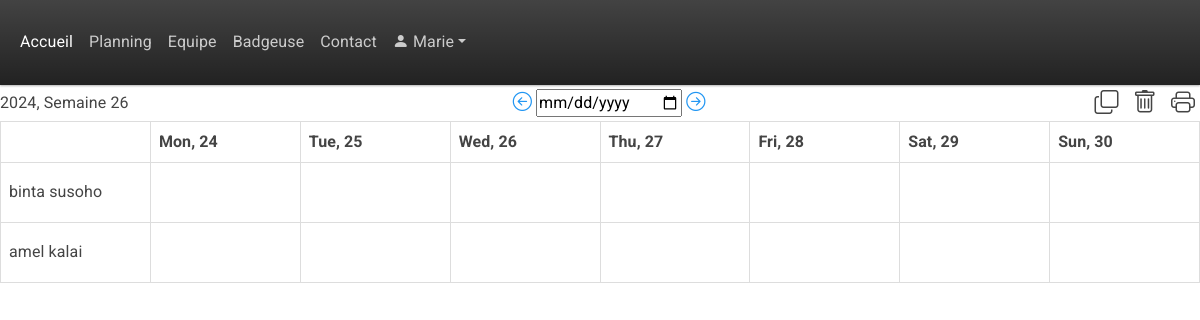
The app's page /planning/ (signed in) with its own data.
### base/models.py (models this page shows, shortened)
class CustomUser(AbstractUser):
    entreprise = models.ForeignKey(Entreprise, on_delete=models.CASCADE, null=True, blank=True)

class Employe(models.Model):
    Poste = models.ForeignKey(Poste, on_delete=models.SET_NULL, null=True)
    EntrepriseRattachée = models.ForeignKey(Entreprise, on_delete=models.SET_NULL, null=True)
    name = models.CharField(max_length=200, default="Nom")
    firstname = models.CharField(max_length=200, default="Prénom")
    e_mail = models.CharField(max_length=200, default="default@example.com")
    phone_number = models.CharField(max_length=12, default="0634567890")
    employee_CodePin = models.CharField(max_length=4, unique=True, blank=True, null=True)
    updated = models.DateTimeField(auto_now=True)
    created = models.DateTimeField(auto_now_add=True)

### base/views.py (the view)
# urls.py: path('planning/', views.planning, name='planning'),  # Without parameters
def planning(request, year=None, week=None):
    if request.user.is_authenticated:
        user_entreprise = request.user.entreprise
        if user_entreprise is None:
            return HttpResponse("L'administrateur doit vous assigner une entreprise")
        else:
            pass #Normal behaviour, the page is displayed
    else:
        return HttpResponse("Vous devez vous connecter pour accèder à cette page")
    if not year or not week:
        today = datetime.now()
        year, week, _ = today.isocalendar()
    start_date = datetime.fromisocalendar(int(year), int(week), 1)
    end_date = start_date + timedelta(days=6)
    prev_week = int(week) - 1 if int(week) > 1 else 52
    prev_year = int(year) - 1 if int(week) == 1 else int(year)
    next_week = int(week) + 1 if int(week) < 52 else 1
    next_year = int(year) + 1 if int(week) == 52 else int(year)
    days = [start_date + timedelta(days=i) for i in range(7)]
    tasks = [
        {'date': start_date + timedelta(days=i), 'tasks': [{'date': start_date + timedelta(days=i), 'task': f'Task {i+1}'}]}
        for i in range(7)
    ]
    employe = Employe.objects.filter(EntrepriseRattachée=user_entreprise)
    teamPlanning = None
    if request.method == 'POST':
        if "action" in request.POST:#This, if true, sends to the "Add, edit, delete, add absence single shift route"
            form = ModifyPlanningForm(request.POST, instance=teamPlanning)
            print(form)
            if form.is_valid():
                if form.cleaned_data['action'] == "EditShift":
                    print('editshift path')
                    if 'actionButton' in request.POST:
                        actionButton = request.POST['actionButton']
                        if actionButton == 'edit':
                            print("edit")
                            myid = form.cleaned_data['shift_Id']
                            team_planning_instance = get_object_or_404(TeamPlanning, pk=myid)
                            team_planning_instance.date = form.cleaned_data['date']
                            team_planning_instance.Poste = form.cleaned_data['Poste']
                            team_planning_instance.Heurededébut = form.cleaned_data['Heurededébut']
                            team_planning_instance.heuredefin = form.cleaned_data['heuredefin']
                            team_planning_instance.duréepause = form.cleaned_data['duréepause']#duree_pause_timedelta
                            team_planning_instance.note = form.cleaned_data['note']
                            team_planning_instance.save()
                        elif actionButton == 'delete':
                            print("delete")
                            myid = form.cleaned_data['shift_Id']
                            team_planning_instance = get_object_or_404(TeamPlanning, pk=myid)
                            team_planning_instance.delete()
                elif form.cleaned_data['action'] == "AddShift":
                    team_planning_instance = form.save(commit=False) #create a TeamPlanning instance without immediately saving it to the database.
                    team_planning_instance.date = form.cleaned_data['date']
                    team_planning_instance.Heurededébut = form.cleaned_data['Heurededébut']
                    team_planning_instance.heuredefin = form.cleaned_data['heuredefin']
                    team_planning_instance.duréepause = form.cleaned_data['duréepause']#duree_pause_timedelta
                    team_planning_instance.note = form.cleaned_data['note']
                    team_planning_instance.save()
                return redirect('planning')  # Redirect to the desired page
            else:
                print("form is not valid : ")
                print(form.errors)
        else : #add an if later, this will be the multiple shifts copy/delete route
            print(request.POST)
            action = request.POST.get('actionButton')
            if action == 'ValidateCopyMultipleShifts':
                selectionform = SelectionForm(request.POST)
                print("xxxxxxxxxxxxxxxxxxxxxxx ITS HERE COPYMULTIPLE xxxxxxxxxxxxxxxxxxxxxxxx")
                print(selectionform)
                ProcessMultipleShifts(selectionform.cleaned_data['employees'],
                                          selectionform.cleaned_data['weeks'], selectionform.cleaned_data['days'], week, action)
            elif action == 'ValidateDeleteMultipleShifts':
                selectionform = SelectionForm(request.POST)
                print("xxxxxxxxxxxxxxxxxxxxxxx ITS HERE DELETEMULTIPLE xxxxxxxxxxxxxxxxxxxxxxxx")
                print(selectionform)
                ProcessMultipleShifts(selectionform.cleaned_data['employees'],
                                          selectionform.cleaned_data['weeks'], selectionform.cleaned_data['days'], week, action)
            return redirect('planning')  # Redirect to the desired page
    else: #following else code gets executed when user clicks on "Planning" on their browser
        form = ModifyPlanningForm(instance=teamPlanning)  # Pass employe_id here
        selectionform = SelectionForm()
    shifts_by_emp_and_day = {}
    for emp in employe:
        shifts_by_day = {}
        for day in days:
            shifts = emp.teamplanning_set.filter(date=day)
            if not shifts.exists():
                continue
            shifts_by_day[day] = shifts
            print(shifts)
        shifts_by_emp_and_day[emp.id] = shifts_by_day
    weeks = Week.objects.all()
    context = {
        'days': days,
        'tasks': tasks,
        'start_date': start_date,
        'end_date': end_date,
        'prev_week': prev_week,
        'prev_year': prev_year,
        'next_week': next_week,
        'next_year': next_year,
        'employe' : employe,
        'form' : form,
        'shifts_by_emp_and_day': shifts_by_emp_and_day,
        'weeks': weeks,
        'selectionform' : selectionform,
    }
    return render(request, 'base/planning.html', context)

### base/forms.py
class SelectionForm(forms.Form):
    employees = forms.CharField(widget=forms.HiddenInput(), required=False)
    weeks = forms.CharField(widget=forms.HiddenInput(), required=False)
    days = forms.CharField(widget=forms.HiddenInput(), required=False)

### base/models.py (called while the page is built)
    def __str__(self) -> str:
        return self.name

### base/templatetags/form_tags.py (called while the page is built)
@register.filter(name='add_class')
def add_class(field, css):
    return field.as_widget(attrs={"class":css})

### base/templates/base/planning.html (shortened to what this page needs)
{% extends 'main.html' %}
{% load form_tags %}
{% load static %}
{% block content %}
{% if user.is_authenticated %}
{% if perms.members.custom_permission %}
<div style="display: flex; justify-content: space-between; align-items: center;">
    {{ start_date|date:'Y' }}, Semaine {{ start_date|date:'W' }}
    <div>
        <a class="bi bi-arrow-left-circle" style="font-size: 1.2em;" href="{% url 'planning_with_params' year=prev_year week=prev_week %}"></a>
        <input type="date" id="datePicker" name="date">
        <a class="bi bi-arrow-right-circle" style="font-size: 1.2em;" href="{% url 'planning_with_params' year=next_year week=next_week %}"></a>
    </div>
    <div>
        <i class="bi bi-copy icon-overlay" style="font-size: 1.5em; padding-right: 5px; padding-left: 5px;" title="Copier des shifts" onclick = "CopyShifts()"></i>
        <i class="bi bi-trash icon-overlay" style="font-size: 1.5em; padding-right: 5px; padding-left: 5px;" title="Supprimer des shifts" onclick = "DeleteShifts()"></i>
        <i class="bi bi-printer icon-overlay" style="font-size: 1.5em; padding-right: 5px; padding-left: 5px;" title="Imprimer le planning" onclick="printTable()"></i>
    </div>
</div>
<table class = "my-table", border="1" id = "table1">
    <thead>
        <tr>
            <th></th>
            {% for day in days %}
                <th>{{ day|date:'D, d' }}</th>
            {% endfor %}
        </tr>
    </thead>
    <tbody>
        {% for emp in employe %}
            <tr>
                <td style = "font-size: 16px;">{{ emp.firstname }} {{ emp.name }}</td>
                {% for day in days %}
                                <td onclick="openModal(this, '{{ emp.id }}', '{{ emp.name }}', '{{ emp.firstname }}', '{{ day|date:'Y-m-d' }}')">
                                </td>
                {% endfor %}
            </tr>
        {% endfor %}
    </tbody>
</table>
{% else %}
  <p>The user does not have the permission.</p>
{% endif %}
{% else %}
<h1>Veuillez vous connecter pour accéder à cette page web</h1>
<a href="{% url 'login' %}">Se connecter</a>
{% endif %}
{% endblock %}

### templates/navbar.html (shortened to what this page needs)
{% load static %}
<header>
<nav class="navbar navbar-expand-lg bg-dark" data-bs-theme="dark">
  <div class="container-fluid">
    <div class="collapse navbar-collapse" id="navbarColor02">
      <ul class="navbar-nav me-auto">
        <li class="nav-item">
          <a class="nav-link active" href="{% url 'home' %}">Accueil
          </a>
        </li>
        <li class="nav-item">
          <a class="nav-link" href="{% url 'planning' %}">Planning</a>
        </li>
        <li class="nav-item">
          <a class="nav-link" href="{% url 'team_members_page' %}">Equipe</a>
        </li>
        <li class="nav-item">
          <a class="nav-link" href="#">Badgeuse</a>
        </li>
        <li class="nav-item">
          <a class="nav-link" href="{% url 'contact' %}">Contact</a>
        </li>
        <li class="nav-item dropdown">
          {% if user.is_authenticated %}
          <a class="nav-link dropdown-toggle" data-bs-toggle="dropdown" href="#" role="button" aria-haspopup="true" aria-expanded="false"><i class="bi bi-person-fill"></i>  {{ user.username }}</a>
          {% else %}
          <a class="nav-link dropdown-toggle" data-bs-toggle="dropdown" href="#" role="button" aria-haspopup="true" aria-expanded="false">Utilisateur</a>
          {% endif %}
        </li>
      </ul>
    </div>
  </div>
</nav>
</header>

### templates/main.html (style rules this page uses)
.my-table { width: 100%; table-layout: fixed; }
.my-table td { width: 100px; height: 60px; overflow: hidden; text-overflow: ellipsis; white-space: nowrap; font-size: 12px; }
.my-table th { font-size: 16px; }
table { border-collapse: collapse; width: 100%; }
th, td { font-size: 12px; border: 1px solid #ddd; padding: 8px; text-align: left; }

### records on screen
CustomUser: username "Marie"
Employe: firstname "binta", name "susoho"
Employe: firstname "amel", name "kalai"

### other values on screen
{{ start_date|date:'Y' }} "2024"
{{ start_date|date:'W' }} "26"
{{ day|date:'D, d' }} "Mon, 24" "Tue, 25" "Wed, 26" "Thu, 27" "Fri, 28" "Sat, 29" "Sun, 30"
